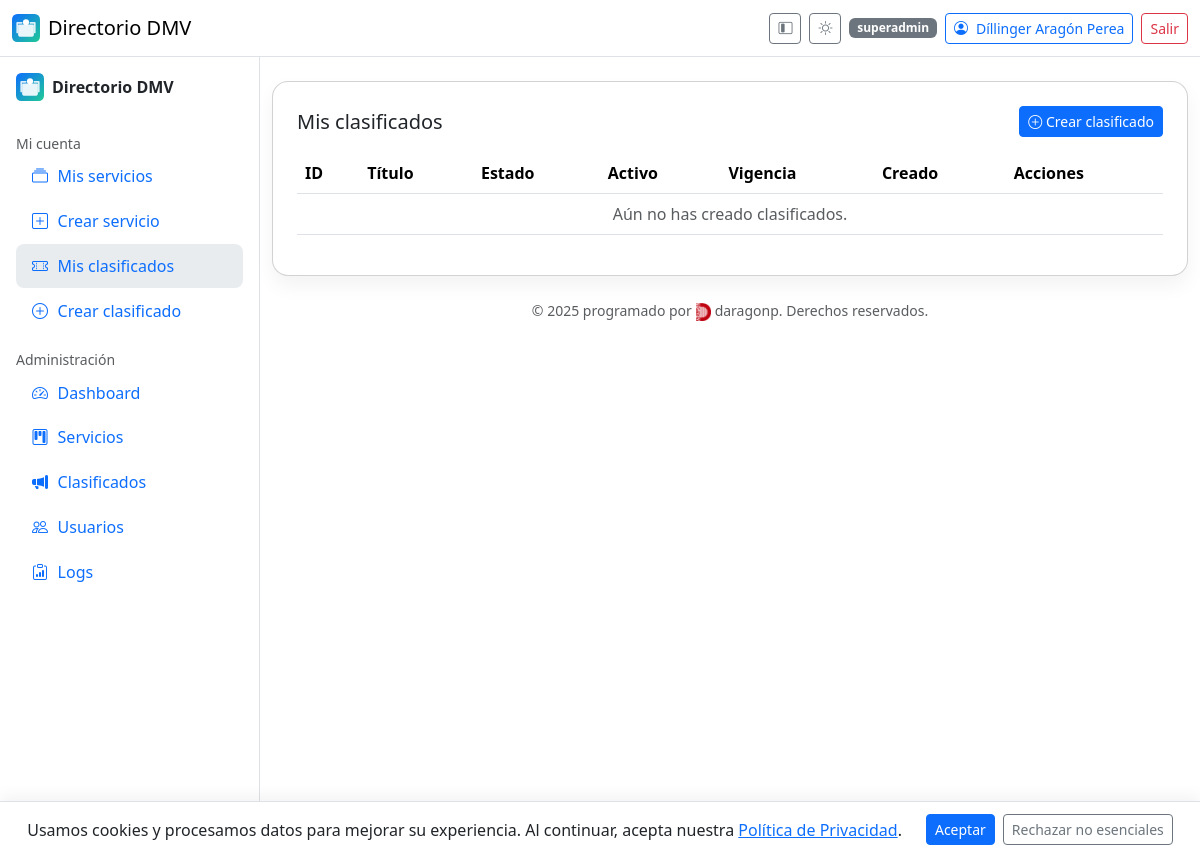
The page /clasificados/mine (signed in) on the database as committed earlier.
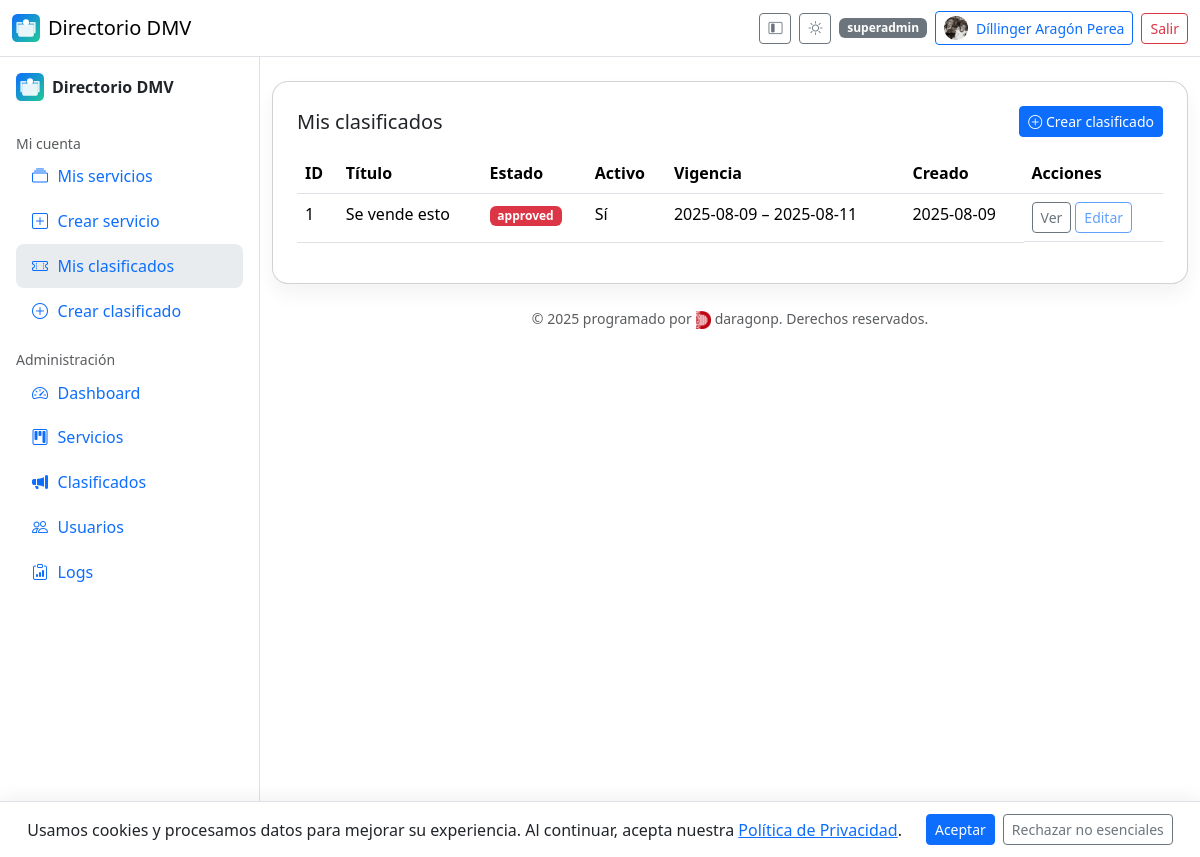
The same page on the database as committed later.
### app/models.py (models this page shows, shortened)
class User(UserMixin, db.Model):
    id = db.Column(db.Integer, primary_key=True)
    name = db.Column(db.String(120), nullable=False)
    email = db.Column(db.String(120), unique=True, nullable=False, index=True)
    phone = db.Column(db.String(50))
    address = db.Column(db.String(200))
    password_hash = db.Column(db.String(256), nullable=False)
    role = db.Column(db.String(20), default=Role.BASIC.value, nullable=False)
    is_verified = db.Column(db.Boolean, default=False)
    verification_code = db.Column(db.String(6), nullable=True)
    avatar_url = db.Column(db.String(255))
    is_deleted = db.Column(db.Boolean, default=False)
    created_at = db.Column(db.DateTime, default=datetime.utcnow)
    updated_at = db.Column(db.DateTime, default=datetime.utcnow, onupdate=datetime.utcnow)
    services = db.relationship(
        "Service",
        backref="owner",
        lazy=True,
        foreign_keys="Service.owner_id",
    )
    approved_services = db.relationship(
        "Service",
        backref="approver",
        lazy=True,
        foreign_keys="Service.approved_by",
    )

class Classified(db.Model):
    id = db.Column(db.Integer, primary_key=True)
    owner_id = db.Column(db.Integer, db.ForeignKey("user.id"), nullable=False)
    title = db.Column(db.String(140), nullable=False)
    description = db.Column(db.Text, nullable=False)
    start_date = db.Column(db.Date, nullable=False)
    end_date = db.Column(db.Date, nullable=False)
    email = db.Column(db.String(120))
    phone = db.Column(db.String(50))
    address = db.Column(db.String(200))
    link = db.Column(db.String(200))
    status = db.Column(db.String(20), default=ServiceStatus.PENDING.value, nullable=False)  # reuse enum strings
    is_active = db.Column(db.Boolean, default=False)
    is_deleted = db.Column(db.Boolean, default=False)
    approved_by = db.Column(db.Integer, db.ForeignKey("user.id"))
    approved_at = db.Column(db.DateTime)
    created_at = db.Column(db.DateTime, default=datetime.utcnow)
    updated_at = db.Column(db.DateTime, default=datetime.utcnow, onupdate=datetime.utcnow)

### app/classifieds.py (the view)
@classifieds_bp.route("/mine", methods=["GET"])
@login_required
def mine():
    items = (
        Classified.query
        .filter_by(owner_id=current_user.id, is_deleted=False)
        .order_by(Classified.created_at.desc())
        .all()
    )
    can_edit = "classifieds.edit" in current_app.view_functions
    return render_template("classifieds/mine.html", items=items, can_edit_route=can_edit)

### app/models.py (called while the page is built)
@login_manager.user_loader
def load_user(user_id):
    return User.query.get(int(user_id))

### app/templates/classifieds/mine.html (shortened to what this page needs)
{% extends "base.html" %}
{% block content %}
<div class="card card-shadow p-4">
  <div class="d-flex justify-content-between align-items-center mb-3">
    <h1 class="h5 m-0">Mis clasificados</h1>
    <a class="btn btn-primary btn-sm" href="{{ url_for('classifieds.create') }}">
      <i class="bi bi-plus-circle"></i> Crear clasificado
    </a>
  </div>
  <div class="table-responsive">
    <table class="table" id="dt_my_cls">
      <thead>
        <tr>
          <th>ID</th>
          <th>Título</th>
          <th>Estado</th>
          <th>Activo</th>
          <th>Vigencia</th>
          <th>Creado</th>
          <th>Acciones</th>
        </tr>
      </thead>
      <tbody>
        {% for c in items %}
        <tr>
          <td>{{ c.id }}</td>
          <td class="text-truncate" style="max-width: 340px">{{ c.title }}</td>
          <td>
            <span class="badge text-bg-{% if c.status=='APPROVED' %}success{% elif c.status=='PENDING' %}warning{% else %}danger{% endif %}">{{ c.status }}</span>
          </td>
          <td>{{ 'Sí' if c.is_active else 'No' }}</td>
          <td>
            {% if c.start_date or c.end_date %}
              {{ c.start_date.strftime('%Y-%m-%d') if c.start_date else '?' }} – {{ c.end_date.strftime('%Y-%m-%d') if c.end_date else '?' }}
            {% else %}—{% endif %}
          </td>
          <td>{{ c.created_at.strftime('%Y-%m-%d') if c.created_at else '' }}</td>
          <td class="d-flex gap-1 flex-wrap">
            <a class="btn btn-sm btn-outline-secondary" href="{{ url_for('classifieds.detail', cid=c.id) }}">Ver</a>
            {% if can_edit_route %}
              <a class="btn btn-sm btn-outline-primary" href="{{ url_for('classifieds.edit', cid=c.id) }}">Editar</a>
            {% else %}
              <button class="btn btn-sm btn-outline-primary" disabled>Editar</button>
            {% endif %}
          </td>
        </tr>
        {% else %}
        <tr>
          <td colspan="7" class="text-center text-body-secondary">Aún no has creado clasificados.</td>
        </tr>
        {% endfor %}
      </tbody>
    </table>
  </div>
</div>
{% endblock %}

### app/templates/base.html (shortened to what the changed rows need)
{% set is_admin = (current_user.is_authenticated and current_user.role in ['admin','superadmin']) %}
<!doctype html>
<html lang="es">
<head>
  <link href="https://cdn.jsdelivr.net/npm/bootstrap@5.3.3/dist/css/bootstrap.min.css" rel="stylesheet">
  <link href="https://cdn.jsdelivr.net/npm/bootstrap-icons@1.11.3/font/bootstrap-icons.css" rel="stylesheet">
  <link href="https://cdn.datatables.net/2.0.8/css/dataTables.bootstrap5.css" rel="stylesheet">
  <link rel="stylesheet" href="{{ url_for('static', filename='css/style.css') }}">
</head>
<body class="bg-body">
<header class="navbar bg-body border-bottom sticky-top" id="appHeader">
  <div class="container-fluid">
    <div class="d-flex align-items-center gap-2">
      <button class="btn btn-sm btn-outline-secondary d-none d-lg-inline-flex" id="btnCollapse" title="Colapsar menú">
        <i class="bi bi-layout-sidebar-inset"></i>
      </button>
      <button class="btn btn-sm btn-outline-secondary" id="themeToggle" type="button" aria-label="Cambiar tema">
        <i class="bi bi-brightness-high" id="icon-sun" style="display:none"></i>
      </button>
      {% if current_user.is_authenticated %}
        <span class="badge text-bg-secondary d-none d-md-inline">{{ current_user.role }}</span>
        <a class="btn btn-sm btn-outline-primary d-flex align-items-center gap-2" href="{{ url_for('auth.profile') }}">
          {% if current_user.avatar_url %}
            <img src="{{ current_user.avatar_url }}" alt="avatar" class="rounded-circle" style="width:24px;height:24px;object-fit:cover;">
          {% else %}
            <i class="bi bi-person-circle"></i>
          {% endif %}
          <span class="d-none d-sm-inline">{{ current_user.name }}</span>
        </a>
        <a class="btn btn-sm btn-outline-danger" href="{{ url_for('auth.logout') }}">Salir</a>
      {% else %}
        <a class="btn btn-sm btn-outline-primary" href="{{ url_for('auth.login') }}">Ingresar</a>
        <a class="btn btn-sm btn-primary" href="{{ url_for('auth.register') }}">Registro</a>
      {% endif %}
    </div>
  </div>
</header>
<div class="layout" id="layout">
  <main class="container-fluid py-4">
    {% block content %}{% endblock %}
  </main>
</div>
</body>
</html>

Rows that differ between the two databases and show on the page:
changed User "Díllinger Aragón Perea": avatar_url: picture added
added Classified: id "1", title "Se vende esto", status "approved", is_active "Sí", start_date "2025-08-09", end_date "2025-08-11", created_at "2025-08-09"
Other text that changed with them:
text no longer shown: "Aún no has creado clasificados."
